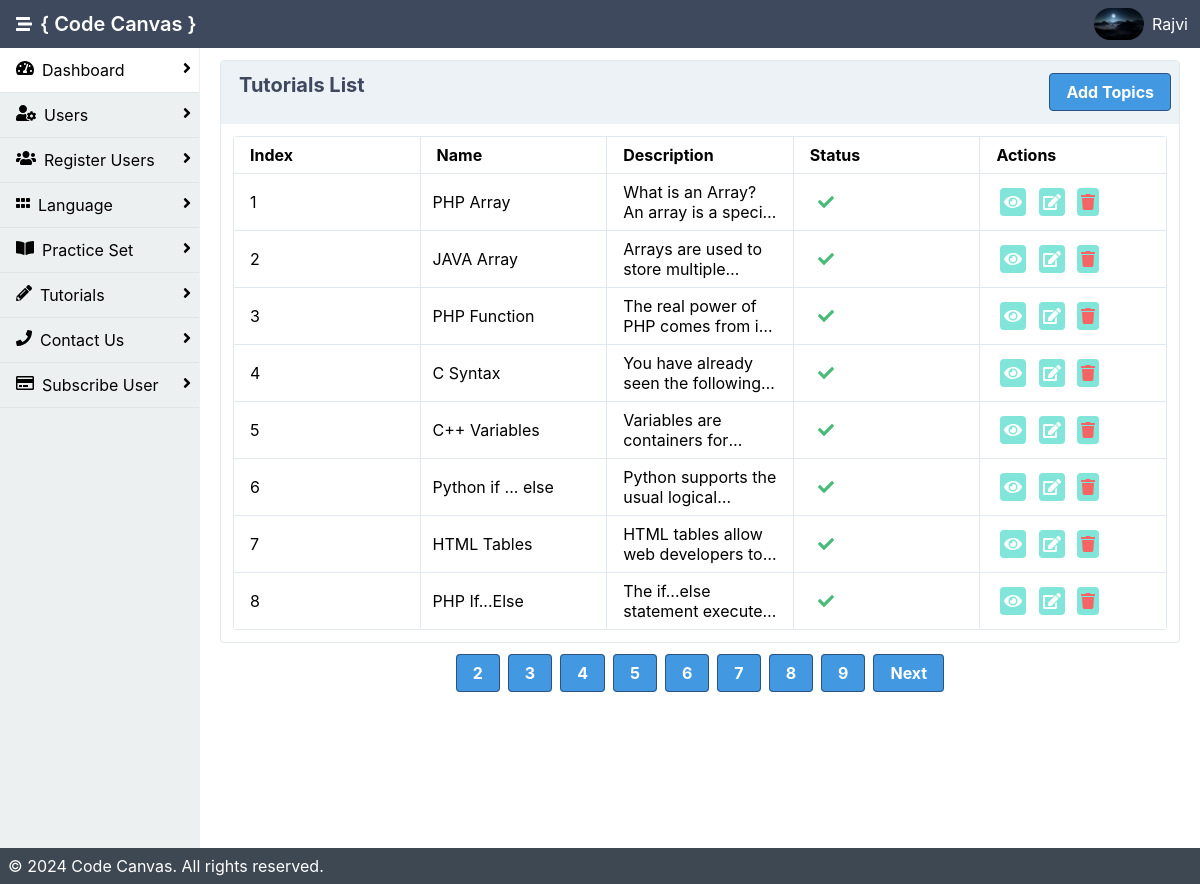
The page /admin/tutorials.php (signed in) on the database its author committed.
### tables this page shows
CREATE TABLE `user` (
  `user_id` int(11) NOT NULL,
  `u_image` varchar(200) DEFAULT NULL,
  `name` varchar(200) NOT NULL,
  `email` varchar(200) NOT NULL,
  `passwd` varchar(50) NOT NULL,
  `is_active` int(11) NOT NULL DEFAULT 0,
  `created_date` date NOT NULL DEFAULT current_timestamp(),
  `number` varchar(10) NOT NULL,
  `city` varchar(400) NOT NULL
);

CREATE TABLE `tutorial` (
  `t_id` int(11) NOT NULL,
  `language` varchar(200) NOT NULL,
  `topic_name` varchar(200) NOT NULL,
  `description` varchar(1000) DEFAULT NULL,
  `t_code` varchar(3000) NOT NULL,
  `is_active` int(11) NOT NULL DEFAULT 1,
  `created_date` date NOT NULL DEFAULT current_timestamp()
);

### admin/tutorials.php (the view, shortened to what this page needs)
<?php
include 'inc/header.php';
$records_per_page = 8;
$current_page = isset($_GET['page']) ? $_GET['page'] : 1;
$start_from = ($current_page - 1) * $records_per_page;
$qry = "SELECT * FROM tutorial LIMIT $start_from, $records_per_page";
$data = mysqli_query($con, $qry);
$total_records_query = "SELECT COUNT(*) AS total FROM tutorial";
$total_records_result = mysqli_query($con, $total_records_query);
$total_records = mysqli_fetch_assoc($total_records_result)['total'];
$total_pages = ceil($total_records / $records_per_page);
$index_start = ($current_page - 1) * $records_per_page + 0;
?>
<!DOCTYPE html>
<html lang="en">
<div class="mx-auto bg-grey-400">
    <div class="min-h-screen flex flex-col">
        <div class="flex flex-1">
            <?php include 'inc/sidebar.php'; ?>
            <main class="bg-white-500 flex-1 p-3 overflow-hidden">
            <div class="flex flex-1  flex-col md:flex-row lg:flex-row mx-2">
                        <div class="mb-2 border-solid border-gray-300 rounded border shadow-sm w-full">
                        <div class="bg-gray-200 px-2 py-3 border-solid border-gray-200 border-b flex justify-between">
                        <span class="heder">Tutorials List</span>
                        <a class="bg-blue-500 hover:bg-blue-800 text-white font-bold py-2 px-4 border border-blue-800 rounded" href="add_tutorial.php">Add Topics</a>
                    </div>
                            <div class="p-3">
                                <table class="table-responsive w-full rounded">
                                    <thead>
                                      <tr>
                                          <th class="border w-1/6 px-4 py-2">Index</th>
                                          <th class="border w-1/6 px-4 py-2">Name</th>
                                          <th class="border w-1/6 px-4 py-2">Description</th>
                                        <th class="border w-1/6 px-4 py-2">Status</th>
                                        <th class="border w-1/6 px-4 py-2">Actions</th>
                                      </tr>
                                    </thead>
                                    <tbody>
                                    <?php
                                    $i = $index_start;
                                    if(mysqli_num_rows($data) > 0 ){
                                    while($result= mysqli_fetch_assoc($data)){
                                        $i++;
                                        $popup_container = "popup-container".$i;
                                    ?>
                                        <tr>
                                            <td class="border px-4 py-2"><?php echo $i;?></td>
                                            <td class="border px-3 py-2"><?php echo $result['topic_name'];?></td>
                                            <td class="border px-4 py-2"><p class="textwrap"><?php echo strip_tags($result['description']);?></p></td>
                                            <td class="border px-4 py-2"><?php if($result['is_active'] == 1){?>
                                                <i class="fa fa-check text-green-500 mx-2"></i>
                                                <?php }else{ ?>
                                                    <i class="fa fa-close text-red-500 mx-2"></i>
                                                <?php }?></td>
                                            <td class="border px-4 py-2">
                                            <a class="bg-teal-300 cursor-pointer rounded p-1 mx-1 text-white">
                                                        <i class="fas fa-eye" onclick="openPopup('<?php echo $popup_container; ?>')"></i></a>
                                                <a class="bg-teal-300 cursor-pointer rounded p-1 mx-1 text-white" href="edit_tutorial.php?tid=<?php echo $result['t_id']; ?>">
                                                        <i class="fas fa-edit"></i></a>
                                                <a class="bg-teal-300 cursor-pointer rounded p-1 mx-1 text-red-500" href="delete.php?tid=<?php echo $result['t_id']; ?>">
                                                        <i class="fas fa-trash"></i>
                                                </a>
                                            </td>
                                        </tr>
                                        <?php } }else{
                                            ?>
                        <tr class="border"><td>No Data Found!!</td></tr>
                                            <?php
                    }?>
                                    </tbody>
                                </table>
                            </div>
                        </div>
                    </div>
                    <div class="p-3">
                            <ul class="flex justify-center">
                                <?php if ($total_pages > 1) { ?>
                                    <?php for ($i = 1; $i <= $total_pages; $i++) { ?>
                                        <li class="<?php echo ($current_page == $i) ? 'hidden' : ''; ?> mr-2">
                                            <a href="?page=<?php echo $i; ?>" class="bg-blue-500 hover:bg-blue-800 text-white font-bold py-2 px-4 border border-blue-800 rounded"><?php echo $i; ?></a>
                                        </li>
                                    <?php } ?>
                                    <li class="<?php echo ($current_page == $total_pages) ? 'hidden' : ''; ?>">
                                        <a href="?page=<?php echo $current_page + 1; ?>" class="bg-blue-500 hover:bg-blue-800 text-white font-bold py-2 px-4 border border-blue-800 rounded">Next</a>
                                    </li>
                                <?php } ?>
                            </ul>
                        </div>
                </div>
        </div>
        <?php include 'inc/footer.php'; ?>
    </div>
</body>
</html>

### admin/inc/header.php (shortened to what this page needs)
<?php
include 'db.php';
$userid = $_SESSION["userid"];
$name = $_SESSION["name"];
$qry = "SELECT * FROM user WHERE user_id= '".$userid."'";
$res = mysqli_query($con , $qry);
$data = mysqli_fetch_assoc($res);
$image = "uploads/".$data['u_image'];
?>
<html lang="en">
<head>
    <link rel="stylesheet" href="./dist/styles.css">
    <link rel="stylesheet" href="https://cdnjs.cloudflare.com/ajax/libs/font-awesome/4.7.0/css/font-awesome.min.css">
</head>
<body>
<header class="bg-nav">
            <div class="flex justify-between">
                <div class="p-1 mx-3 inline-flex items-center">
                    <i class="fas fa-stream text-white" onclick="sidebarToggle()"></i>
                    <h1 class="text-white p-2">{ Code Canvas }</h1>
                </div>
                <div class="p-1 flex flex-row items-center">
                    <?php if(isset($data['u_image']) && file_exists($image)){
                                                    ?>
                    <img onmouseover="profileToggle()" class="inline-block h-8 rounded-full" src="<?php echo 'uploads/'.$data['u_image'];?>" alt="">
                    <?php }else{ ?>
                                                    <img src="uploads/images.png" onmouseover="profileToggle()" class="inline-block h-8 rounded-full"></img>
                                                    <?php } ?>
                    <a href="#" onmouseover="profileToggle()" onmouseout="profileToggle()" class="text-white p-2 no-underline hidden md:block lg:block"><?php echo $name; ?></a>
                </div>
            </div>
        </header>

### admin/tutorials.php (style rules this page uses)
.textwrap { max-height: 4em; overflow: hidden; text-overflow: ellipsis; display: -webkit-box; -webkit-line-clamp: 2; -webkit-box-orient: vertical; }

### rows shown on the page
user: u_image (picture)
tutorial: topic_name "PHP Array", description "What is an Array? An array is a…", is_active 1 (drawn)
tutorial: topic_name "JAVA Array", description "Arrays are used to store…", is_active 1 (drawn)
tutorial: topic_name "PHP Function", description "The real power of PHP comes from…", is_active 1 (drawn)
tutorial: topic_name "C Syntax", description "You have already seen the…", is_active 1 (drawn)
tutorial: topic_name "C++ Variables", description "Variables are containers…", is_active 1 (drawn)
tutorial: topic_name "Python if ... else", description "Python supports the usual…", is_active 1 (drawn)
tutorial: topic_name "HTML Tables", description "HTML tables allow web developers…", is_active 1 (drawn)
tutorial: topic_name "PHP If...Else", description "The if...else statement…", is_active 1 (drawn)

### other values the page prints
$name "Rajvi"
